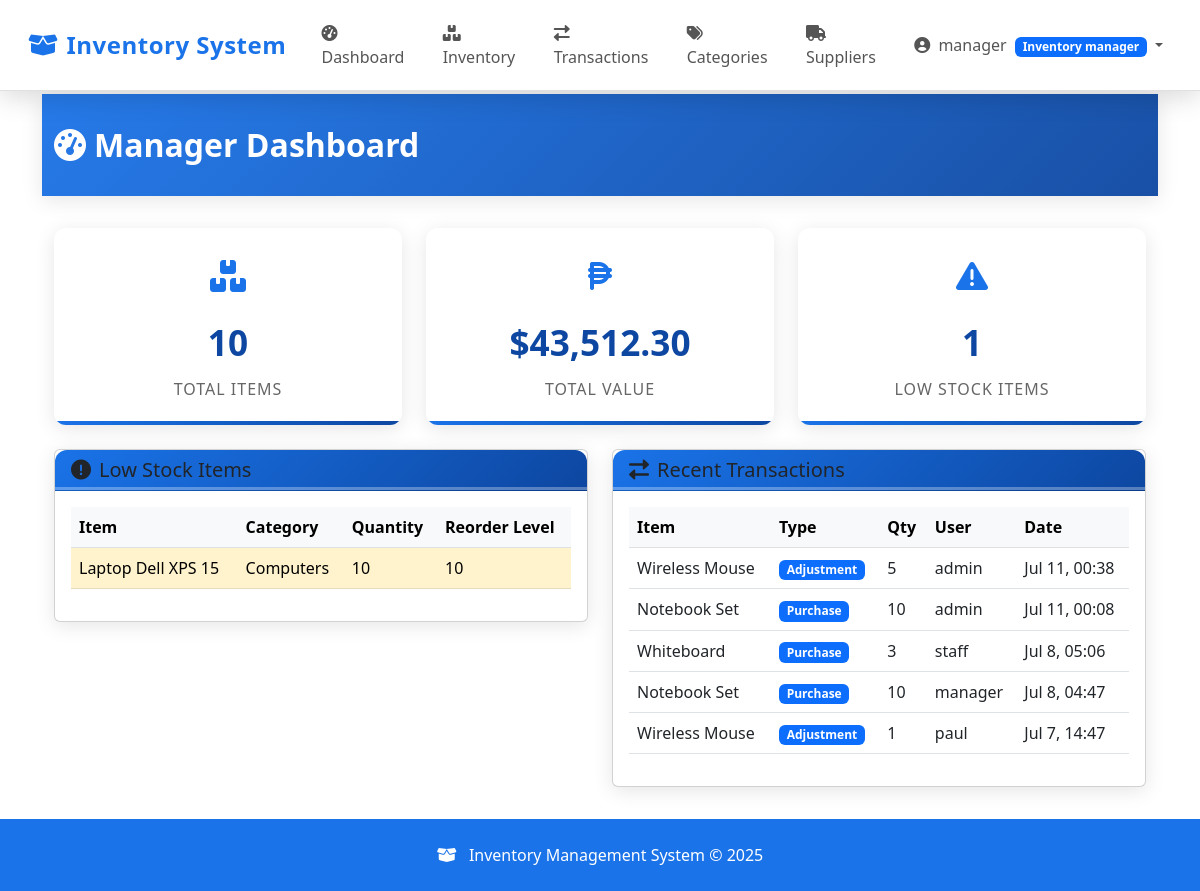
/manager/dashboard.php (signed in), run on the app's committed database.
### tables this page shows
CREATE TABLE `users` (
  `id` int(11) NOT NULL,
  `username` varchar(50) NOT NULL,
  `password` varchar(255) NOT NULL,
  `email` varchar(100) NOT NULL,
  `role` enum('admin','inventory_manager','staff') NOT NULL DEFAULT 'staff',
  `is_active` tinyint(1) DEFAULT 1,
  `created_at` timestamp NOT NULL DEFAULT current_timestamp(),
  `updated_at` timestamp NOT NULL DEFAULT current_timestamp() ON UPDATE current_timestamp()
);

CREATE TABLE `inventory_items` (
  `id` int(11) NOT NULL,
  `name` varchar(255) NOT NULL,
  `description` text DEFAULT NULL,
  `category_id` int(11) NOT NULL,
  `supplier_id` int(11) DEFAULT NULL,
  `quantity` int(11) NOT NULL DEFAULT 0,
  `price` decimal(10,2) NOT NULL,
  `reorder_level` int(11) DEFAULT 10,
  `location` varchar(100) DEFAULT NULL,
  `barcode` varchar(50) DEFAULT NULL,
  `created_at` timestamp NOT NULL DEFAULT current_timestamp(),
  `updated_at` timestamp NOT NULL DEFAULT current_timestamp() ON UPDATE current_timestamp()
);

CREATE TABLE `categories` (
  `id` int(11) NOT NULL,
  `name` varchar(100) NOT NULL,
  `description` text DEFAULT NULL,
  `created_at` timestamp NOT NULL DEFAULT current_timestamp(),
  `updated_at` timestamp NOT NULL DEFAULT current_timestamp() ON UPDATE current_timestamp()
);

CREATE TABLE `inventory_transactions` (
  `id` int(11) NOT NULL,
  `item_id` int(11) NOT NULL,
  `user_id` int(11) NOT NULL,
  `transaction_type` enum('purchase','sale','adjustment','transfer') NOT NULL,
  `quantity` int(11) NOT NULL,
  `notes` text DEFAULT NULL,
  `reference_number` varchar(50) DEFAULT NULL,
  `created_at` timestamp NOT NULL DEFAULT current_timestamp()
);

### includes/auth.php (called while the page is built, shortened)
<?php
function isLoggedIn() {
    return isset($_SESSION['user_id']);
}
function hasPermission($permissionName) {
    $conn = getDBConnection();
    $userId = $_SESSION['user_id'];
    $stmt = $conn->prepare("SELECT p.name FROM user_permissions up
                           JOIN permissions p ON up.permission_id = p.id
                           WHERE up.user_id = ? AND p.name = ?");
    $stmt->bind_param("is", $userId, $permissionName);
    $stmt->execute();
    $result = $stmt->get_result();
    if ($result->num_rows > 0) {
        return true;
    }
    $stmt = $conn->prepare("SELECT p.name FROM users u
                           JOIN role_permissions rp ON u.role = rp.role
                           JOIN permissions p ON rp.permission_id = p.id
                           WHERE u.id = ? AND p.name = ?");
    $stmt->bind_param("is", $userId, $permissionName);
    $stmt->execute();
    $result = $stmt->get_result();
    $hasPermission = $result->num_rows > 0;
    return $hasPermission;
}
function getCurrentUserRole() {
    $conn = getDBConnection();
    $stmt = $conn->prepare("SELECT role FROM users WHERE id = ?");
    $stmt->bind_param("i", $_SESSION['user_id']);
    $stmt->execute();
    $result = $stmt->get_result();
    $role = $result->fetch_assoc()['role'];
    return $role;
}

### includes/functions.php (called while the page is built, shortened)
<?php
require_once __DIR__ . '/auth.php';
function getDashboardLink() {
    $role = getCurrentUserRole();
    switch ($role) {
        case 'inventory_manager':
            return BASE_URL . '/manager/dashboard.php';
    }
}

### includes/inventory_functions.php (called while the page is built, shortened)
<?php
require_once __DIR__ . '/functions.php';
function getLowStockItems($threshold = null) {
    $conn = getDBConnection();
    if ($threshold === null) {
        $sql = "SELECT i.*, c.name as category_name
                FROM inventory_items i
                LEFT JOIN categories c ON i.category_id = c.id
                WHERE i.quantity <= i.reorder_level
                ORDER BY i.quantity ASC";
        $stmt = $conn->prepare($sql);
    }
    $stmt->execute();
    $result = $stmt->get_result();
    $items = [];
    while ($row = $result->fetch_assoc()) {
        $items[] = $row;
    }
    return $items;
}
?>

### manager/dashboard.php (the view, shortened to what this page needs)
<?php
require_once __DIR__ . '/../includes/auth.php';
require_once __DIR__ . '/../includes/inventory_functions.php';
$conn = getDBConnection();
$stats = [
    'total_items' => $conn->query("SELECT COUNT(*) as count FROM inventory_items")->fetch_assoc()['count'],
    'total_value' => $conn->query("SELECT SUM(quantity * price) as total FROM inventory_items")->fetch_assoc()['total'],
    'low_stock' => $conn->query("SELECT COUNT(*) as count FROM inventory_items WHERE quantity <= reorder_level")->fetch_assoc()['count'],
    'recent_transactions' => $conn->query("SELECT t.*, i.name as item_name, u.username as user_name
                                          FROM inventory_transactions t
                                          JOIN inventory_items i ON t.item_id = i.id
                                          JOIN users u ON t.user_id = u.id
                                          ORDER BY t.created_at DESC LIMIT 5")->fetch_all(MYSQLI_ASSOC)
];
$lowStockItems = getLowStockItems();
?>
<!DOCTYPE html>
<html lang="en">
<head>
    <link href="https://cdn.jsdelivr.net/npm/bootstrap@5.3.0/dist/css/bootstrap.min.css" rel="stylesheet">
    <link rel="stylesheet" href="https://cdnjs.cloudflare.com/ajax/libs/font-awesome/6.0.0/css/all.min.css">
</head>
<body>
    <?php include __DIR__ . '/../includes/header.php'; ?>
    <div class="dashboard-header">
        <div class="container">
            <h2><i class="fas fa-tachometer-alt me-2"></i>Manager Dashboard</h2>
        </div>
    </div>
    <div class="container">
        <div class="row mb-4">
            <div class="col-md-4">
                <div class="widget">
                    <div class="widget-icon">
                        <i class="fas fa-boxes"></i>
                    </div>
                    <div class="widget-value"><?php echo $stats['total_items']; ?></div>
                    <div class="widget-title">Total Items</div>
                </div>
            </div>
            <div class="col-md-4">
                <div class="widget">
                    <div class="widget-icon">
                        <i class="fas fa-peso-sign"></i>
                    </div>
                    <div class="widget-value">$<?php echo number_format($stats['total_value'], 2); ?></div>
                    <div class="widget-title">Total Value</div>
                </div>
            </div>
            <div class="col-md-4">
                <div class="widget">
                    <div class="widget-icon">
                        <i class="fas fa-exclamation-triangle"></i>
                    </div>
                    <div class="widget-value"><?php echo $stats['low_stock']; ?></div>
                    <div class="widget-title">Low Stock Items</div>
                </div>
            </div>
        </div>
        <div class="row">
            <div class="col-lg-6">
                <div class="card">
                    <div class="card-header">
                        <h5 class="mb-0"><i class="fas fa-exclamation-circle me-2"></i>Low Stock Items</h5>
                    </div>
                    <div class="card-body">
                        <?php if (!empty($lowStockItems)): ?>
                            <div class="table-responsive">
                                <table class="table table-hover">
                                    <thead class="table-light">
                                        <tr>
                                            <th>Item</th>
                                            <th>Category</th>
                                            <th>Quantity</th>
                                            <th>Reorder Level</th>
                                        </tr>
                                    </thead>
                                    <tbody>
                                        <?php foreach ($lowStockItems as $item): ?>
                                            <tr class="<?php echo $item['quantity'] <= ($item['reorder_level'] / 2) ? 'table-danger' : 'table-warning'; ?>">
                                                <td><?php echo htmlspecialchars($item['name']); ?></td>
                                                <td><?php echo htmlspecialchars($item['category_name'] ?? 'N/A'); ?></td>
                                                <td><?php echo $item['quantity']; ?></td>
                                                <td><?php echo $item['reorder_level']; ?></td>
                                            </tr>
                                        <?php endforeach; ?>
                                    </tbody>
                                </table>
                            </div>
                        <?php else: ?>
                            <div class="alert alert-success">
                                <i class="fas fa-check-circle me-2"></i>No low stock items
                            </div>
                        <?php endif; ?>
                    </div>
                </div>
            </div>
            <div class="col-lg-6">
                <div class="card">
                    <div class="card-header">
                        <h5 class="mb-0"><i class="fas fa-exchange-alt me-2"></i>Recent Transactions</h5>
                    </div>
                    <div class="card-body">
                        <?php if (!empty($stats['recent_transactions'])): ?>
                            <div class="table-responsive">
                                <table class="table table-hover">
                                    <thead class="table-light">
                                        <tr>
                                            <th>Item</th>
                                            <th>Type</th>
                                            <th>Qty</th>
                                            <th>User</th>
                                            <th>Date</th>
                                        </tr>
                                    </thead>
                                    <tbody>
                                        <?php foreach ($stats['recent_transactions'] as $txn): ?>
                                            <tr>
                                                <td><?php echo htmlspecialchars($txn['item_name']); ?></td>
                                                <td>
                                                    <span class="badge <?php echo $txn['transaction_type'] === 'in' ? 'bg-success' : 'bg-primary'; ?>">
                                                        <?php echo ucfirst($txn['transaction_type']); ?>
                                                    </span>
                                                </td>
                                                <td><?php echo $txn['quantity']; ?></td>
                                                <td><?php echo htmlspecialchars($txn['user_name']); ?></td>
                                                <td><?php echo date('M j, H:i', strtotime($txn['created_at'])); ?></td>
                                            </tr>
                                        <?php endforeach; ?>
                                    </tbody>
                                </table>
                            </div>
                        <?php else: ?>
                            <div class="alert alert-info">
                                <i class="fas fa-info-circle me-2"></i>No recent transactions
                            </div>
                        <?php endif; ?>
                    </div>
                </div>
            </div>
        </div>
    </div>
    <?php include __DIR__ . '/../includes/footer.php'; ?>
</body>
</html>

### includes/header.php (shortened to what this page needs)
<?php
require_once __DIR__ . '/auth.php';
require_once __DIR__ . '/functions.php';
function getBasePath() {
    $role = getCurrentUserRole();
    return BASE_URL . '/' . ($role === 'admin' ? 'admin' : ($role === 'inventory_manager' ? 'manager' : 'staff'));
}
$basePath = getBasePath();
?>
<!DOCTYPE html>
<html lang="en">
<head>
    <link href="https://cdn.jsdelivr.net/npm/bootstrap@5.3.0/dist/css/bootstrap.min.css" rel="stylesheet">
    <link rel="stylesheet" href="https://cdnjs.cloudflare.com/ajax/libs/font-awesome/6.0.0/css/all.min.css">
</head>
<body>
    <nav class="navbar navbar-expand-lg navbar-light">
        <div class="container-fluid">
            <a class="navbar-brand" href="<?= BASE_URL ?>/index.php">
                <i class="fas fa-box-open me-2"></i>Inventory System
            </a>
            <div class="collapse navbar-collapse" id="navbarNav">
                <ul class="navbar-nav me-auto">
                    <?php if (isLoggedIn()): ?>
                        <li class="nav-item">
                            <a class="nav-link" href="<?= getDashboardLink() ?>">
                                <i class="fas fa-tachometer-alt me-1"></i> Dashboard
                            </a>
                        </li>
                        <?php if (hasPermission('view_inventory')): ?>
                            <li class="nav-item">
                                <a class="nav-link" href="<?= $basePath ?>/items.php">
                                    <i class="fas fa-boxes me-1"></i> Inventory
                                </a>
                            </li>
                        <?php endif; ?>
                        <?php if (hasPermission('view_transactions')): ?>
                            <li class="nav-item">
                                <a class="nav-link" href="<?= $basePath ?>/transactions.php">
                                    <i class="fas fa-exchange-alt me-1"></i> Transactions
                                </a>
                            </li>
                        <?php endif; ?>
                        <?php if (hasPermission('manage_categories')): ?>
                            <li class="nav-item">
                                <a class="nav-link" href="<?= $basePath ?>/categories.php">
                                    <i class="fas fa-tags me-1"></i> Categories
                                </a>
                            </li>
                        <?php endif; ?>
                        <?php if (hasPermission('manage_suppliers')): ?>
                            <li class="nav-item">
                                <a class="nav-link" href="<?= $basePath ?>/suppliers.php">
                                    <i class="fas fa-truck me-1"></i> Suppliers
                                </a>
                            </li>
                        <?php endif; ?>
                    <?php endif; ?>
                </ul>
                <ul class="navbar-nav">
                    <?php if (isLoggedIn()): ?>
                        <li class="nav-item dropdown">
                            <a class="nav-link dropdown-toggle" href="#" id="navbarDropdown" role="button" data-bs-toggle="dropdown">
                                <i class="fas fa-user-circle me-1"></i>
                                <?php echo htmlspecialchars($_SESSION['username']); ?>
                                <span class="badge bg-primary text-white ms-1"><?php echo ucfirst(str_replace('_', ' ', getCurrentUserRole())); ?></span>
                            </a>
                        </li>
                    <?php endif; ?>
                </ul>
            </div>
        </div>
    </nav>
    <div class="container mt-4">
</body>
</html>

### data on the page
users: role "Inventory manager"
inventory_items: name "Laptop Dell XPS 15", category.name "Computers", quantity "10", reorder_level "10"
inventory_transactions: item.name "Wireless Mouse", transaction_type "Adjustment", quantity "5", user.username "admin", created_at "Jul 11, 00:38"
inventory_transactions: item.name "Notebook Set", transaction_type "Purchase", quantity "10", user.username "admin", created_at "Jul 11, 00:08"
inventory_transactions: item.name "Whiteboard", transaction_type "Purchase", quantity "3", user.username "staff", created_at "Jul 8, 05:06"
inventory_transactions: item.name "Notebook Set", transaction_type "Purchase", quantity "10", user.username "manager", created_at "Jul 8, 04:47"
inventory_transactions: item.name "Wireless Mouse", transaction_type "Adjustment", quantity "1", user.username "paul", created_at "Jul 7, 14:47"

### other printed values
$_SESSION['username'] "manager"
$stats['total_items'] "10"
$stats['total_value'] "43,512.30"
$stats['low_stock'] "1"
